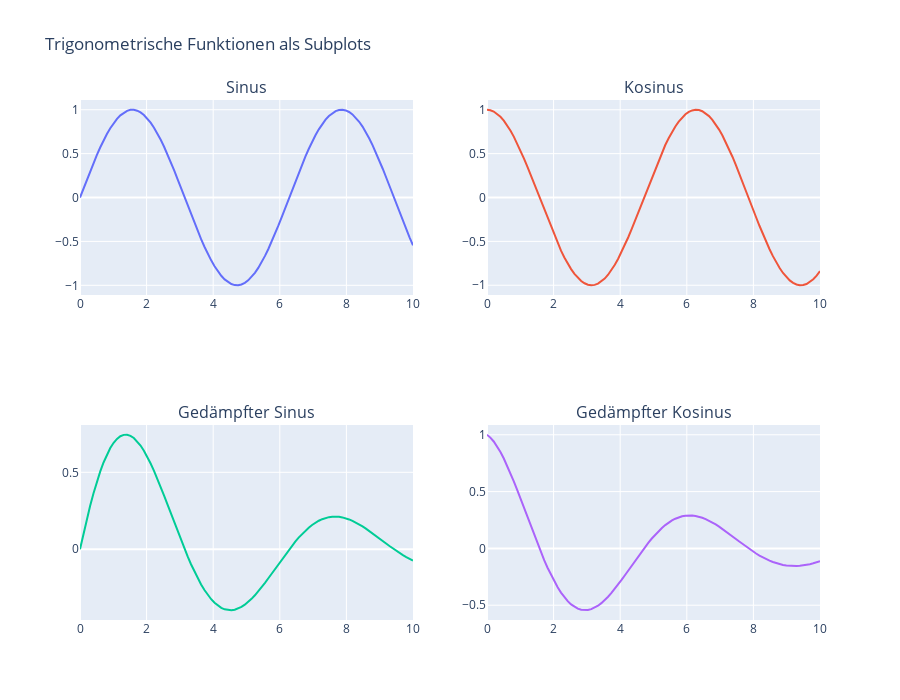

This figure's notebook cell:
### Markdown cell above
In diesem Kapitel lernst du, wie du mehrere Grafiken in einer Visualisierung kombinieren kannst. Subplots (Teildiagramme) sind besonders nützlich, um verschiedene Aspekte deiner Daten nebeneinander darzustellen oder um komplexe Dashboards zu erstellen.

## 1 Grundlegende Subplots erstellen

### Was sind Subplots?

Subplots sind Anordnungen mehrerer Diagramme in einem einzigen Anzeigebereich. Sie ermöglichen es dir, verschiedene Visualisierungen nebeneinander zu platzieren, um sie direkt vergleichen zu können oder um zusammengehörige Informationen gemeinsam zu präsentieren.

### Wie erstellt man Subplots in Plotly?

In Plotly gibt es zwei Hauptwege, um Subplots zu erstellen:

1. **make_subplots-Funktion**: Eine flexible Methode aus dem `plotly.subplots`-Modul
2. **Facet-Plots in Plotly Express**: Eine einfachere Methode für bestimmte Anwendungsfälle

### Beispiel 1: Einfache Subplots mit make_subplots

### Code cell
import plotly.graph_objects as go
from plotly.subplots import make_subplots
import numpy as np
import pandas as pd

# Daten generieren
x = np.linspace(0, 10, 100)
y1 = np.sin(x)
y2 = np.cos(x)
y3 = np.sin(x) * np.exp(-0.2*x)
y4 = np.cos(x) * np.exp(-0.2*x)

# 2x2 Subplot-Grid erstellen
fig = make_subplots(
    rows=2, cols=2,
    subplot_titles=("Sinus", "Kosinus", "Gedämpfter Sinus", "Gedämpfter Kosinus")
)

# Traces zu den entsprechenden Subplots hinzufügen
fig.add_trace(
    go.Scatter(x=x, y=y1, mode='lines', name='sin(x)'),
    row=1, col=1
)

fig.add_trace(
    go.Scatter(x=x, y=y2, mode='lines', name='cos(x)'),
    row=1, col=2
)

fig.add_trace(
    go.Scatter(x=x, y=y3, mode='lines', name='sin(x)*e^(-0.2x)'),
    row=2, col=1
)

fig.add_trace(
    go.Scatter(x=x, y=y4, mode='lines', name='cos(x)*e^(-0.2x)'),
    row=2, col=2
)

# Layout anpassen
fig.update_layout(
    height=700,
    title_text="Trigonometrische Funktionen als Subplots",
    showlegend=False
)

fig.show()
